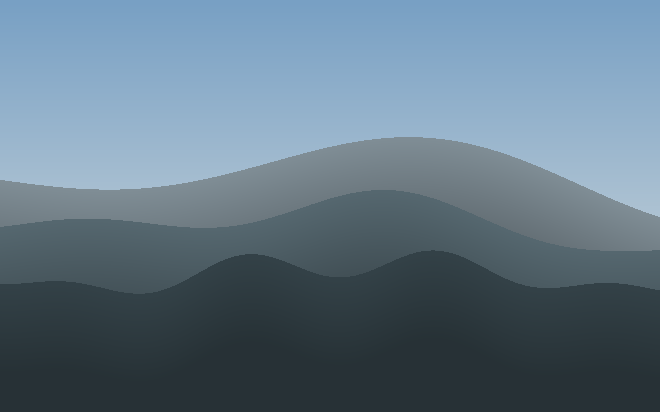
#> input picture web/app/specimen/photo-1.png, 660 x 412 px
$ python -i gallery.py   (imports and definitions only)
#> lines starting #> are read from the running program, lines starting #| are printed output that depends on the picture
#!/usr/bin/env python3
"""Photo gallery for a trip page: verify photos on Wikimedia Commons, then inject a section.

    python3 tools/gallery/gallery.py verify <trip>/gallery/gallery.json
    python3 tools/gallery/gallery.py sheet  <trip>/gallery/gallery.json /tmp/sheet.jpg   # contact sheet to eyeball
    python3 tools/gallery/gallery.py inject <trip>/gallery/gallery.json <trip>/index.html

`inject` is idempotent: it replaces everything between the gallery markers, so re-run it after
any rebuild of index.html (build_page.py trips call it at the end of the build).

The page stays self-contained: no JS, images hotlinked from Commons, every photo credited with
author and licence and linked to its Commons file page.
"""
from __future__ import annotations

import html
import json
import re
import sys
import time
import urllib.error
import urllib.parse
import urllib.request
from pathlib import Path

UA = {"User-Agent": "nks-travel-gallery/1.0 (personal trip planner)"}
API = "https://commons.wikimedia.org/w/api.php"
OK_LICENSE = re.compile(r"^(CC BY(-SA)?( [0-9.]+)?|CC0.*|Public domain.*|PD.*|CC BY-SA.*)$", re.I)
MIN_WIDTH = 1600
START, END = "<!-- gallery:start -->", "<!-- gallery:end -->"


# [18 lines left out: functions _open, _get_raw, not called in this run]


def _get(url: str) -> bytes:
    with _open(urllib.request.Request(url, headers=UA)) as r:
        return r.read()


def file_url(fn: str, width: int) -> str:
    return "https://commons.wikimedia.org/wiki/Special:FilePath/" + urllib.parse.quote(fn.replace(" ", "_")) + f"?width={width}"


def file_page(fn: str) -> str:
    return "https://commons.wikimedia.org/wiki/File:" + urllib.parse.quote(fn.replace(" ", "_"))


def load(path: str) -> dict:
    return json.loads(Path(path).read_text(encoding="utf-8"))


# [74 lines left out: functions photos, _imageinfo, verify, sheet, not called in this run]


CSS = """
<style>
#gallery{padding:50px 0;border-bottom:1px solid var(--line,#ddd)}
#gallery .gwrap{max-width:1080px;margin:0 auto;padding:0 20px}
#gallery h2{margin:0 0 6px}
#gallery .gnote{color:var(--muted,#666);margin:0 0 26px;max-width:62ch}
#gallery .gplace{margin:0 0 34px}
#gallery .gplace h3{margin:0;font-size:1.2rem;letter-spacing:-.01em}
#gallery .gplace .gdays{font-family:var(--font-mono,monospace);font-size:.7rem;letter-spacing:.06em;text-transform:uppercase;color:var(--muted,#666);margin-left:8px;white-space:nowrap}
#gallery .gplace p{margin:3px 0 12px;color:var(--muted,#666);font-size:.95rem}
#gallery .ggrid{display:grid;grid-template-columns:repeat(auto-fill,minmax(260px,1fr));gap:10px}
#gallery figure{margin:0;position:relative;overflow:hidden;border-radius:6px;background:var(--surface,#fff);border:1px solid var(--line,#ddd)}
#gallery figure a.gimg{display:block;aspect-ratio:3/2;overflow:hidden}
#gallery img{width:100%;height:100%;object-fit:cover;display:block;transition:transform .35s}
#gallery figure:hover img{transform:scale(1.03)}
#gallery figcaption{padding:7px 9px 8px;font-size:.78rem;line-height:1.35;color:var(--ink,#222)}
#gallery figcaption small{display:block;color:var(--muted,#666);font-size:.68rem;margin-top:2px}
#gallery figcaption small a{color:inherit}
@media (prefers-reduced-motion:reduce){#gallery img{transition:none}}
@media print{#gallery{break-inside:avoid}}

#glb{position:fixed;inset:0;z-index:1000;display:none;background:rgba(10,12,14,.97);color:#fff;flex-direction:column;align-items:center;justify-content:center;font-family:var(--font-body,Georgia,serif)}
#glb.open{display:flex}
#glb .gl-stage{position:relative;flex:1;width:100%;min-height:0;display:flex;align-items:center;justify-content:center;padding:44px 64px 8px;box-sizing:border-box;touch-action:pan-y}
#glb img{max-width:100%;max-height:100%;object-fit:contain;display:block;border-radius:3px;transition:opacity .2s}
#glb img.loading{opacity:.25}
#glb .gl-cap{width:100%;max-width:900px;padding:8px 20px 18px;box-sizing:border-box;text-align:center;font-size:.9rem;line-height:1.4}
#glb .gl-cap small{display:block;color:#b8c0c8;font-size:.75rem;margin-top:3px}
#glb .gl-cap a{color:#cfe3ee}
#glb button{position:absolute;background:rgba(255,255,255,.12);color:#fff;border:0;cursor:pointer;border-radius:50%;width:46px;height:46px;font-size:1.5rem;line-height:1;display:flex;align-items:center;justify-content:center}
#glb button:hover,#glb button:focus-visible{background:rgba(255,255,255,.28);outline:2px solid #fff}
#glb .gl-prev{left:10px;top:50%;margin-top:-23px}
#glb .gl-next{right:10px;top:50%;margin-top:-23px}
#glb .gl-close{right:10px;top:10px;font-size:1.3rem}
#glb .gl-fs{right:64px;top:10px;font-size:1.1rem}
#glb .gl-count{position:absolute;left:16px;top:18px;font-family:var(--font-mono,monospace);font-size:.75rem;letter-spacing:.08em;color:#b8c0c8}
@media (max-width:620px){#glb .gl-stage{padding:48px 6px 4px}#glb .gl-prev,#glb .gl-next{top:auto;bottom:86px;margin:0}#glb .gl-prev{left:12px}#glb .gl-next{right:12px}}
@media (prefers-reduced-motion:reduce){#glb img{transition:none}}
@media print{#glb{display:none!important}}
</style>
"""


LIGHTBOX_JS = r'''
<script>
(function(){
  var root=document.getElementById('gallery'); if(!root) return;
  var links=[].slice.call(root.querySelectorAll('a.gimg'));
  if(!links.length) return;
  var box=document.createElement('div');
  box.id='glb'; box.setAttribute('role','dialog'); box.setAttribute('aria-modal','true'); box.setAttribute('aria-label','Photo viewer');
  box.innerHTML='<div class="gl-count"></div><button class="gl-fs" type="button" aria-label="Full screen">&#x26F6;</button><button class="gl-close" type="button" aria-label="Close">&times;</button>'
   +'<div class="gl-stage"><button class="gl-prev" type="button" aria-label="Previous photo">&#8249;</button><img alt=""><button class="gl-next" type="button" aria-label="Next photo">&#8250;</button></div><div class="gl-cap"></div>';
  document.body.appendChild(box);
  var img=box.querySelector('img'), cap=box.querySelector('.gl-cap'), cnt=box.querySelector('.gl-count'), cur=0, opener=null;
  function esc(t){var d=document.createElement('div');d.textContent=t;return d.innerHTML}
  function show(i){
    cur=(i+links.length)%links.length; var a=links[cur];
    img.classList.add('loading'); img.onload=function(){img.classList.remove('loading')};
    img.src=a.getAttribute('data-full'); img.alt=a.getAttribute('data-cap')||'';
    cap.innerHTML=esc(a.getAttribute('data-cap')||'')+'<small>'+esc(a.getAttribute('data-place')||'')+' &middot; '+esc(a.getAttribute('data-credit')||'')+' &middot; <a href="'+a.href+'" target="_blank" rel="noopener">Commons page</a></small>';
    cnt.textContent=(cur+1)+' / '+links.length;
    [1,-1].forEach(function(d){var n=links[(cur+d+links.length)%links.length]; (new Image()).src=n.getAttribute('data-full')});
  }
  function open(i,from){opener=from; box.classList.add('open'); document.documentElement.style.overflow='hidden'; show(i); box.querySelector('.gl-close').focus()}
  function close(){
    if(document.fullscreenElement&&document.exitFullscreen) document.exitFullscreen();
    box.classList.remove('open'); document.documentElement.style.overflow=''; img.removeAttribute('src'); if(opener) opener.focus();
  }
  links.forEach(function(a,i){a.addEventListener('click',function(e){e.preventDefault(); open(i,a)})});
  box.querySelector('.gl-prev').addEventListener('click',function(){show(cur-1)});
  box.querySelector('.gl-next').addEventListener('click',function(){show(cur+1)});
  box.querySelector('.gl-close').addEventListener('click',close);
  box.querySelector('.gl-fs').addEventListener('click',function(){
    if(document.fullscreenElement){document.exitFullscreen()} else if(box.requestFullscreen){box.requestFullscreen()}
  });
  box.addEventListener('click',function(e){ if(e.target===box||e.target.classList.contains('gl-stage')||e.target===cap) close() });
  document.addEventListener('keydown',function(e){
    if(!box.classList.contains('open')) return;
    if(e.key==='Escape') close(); else if(e.key==='ArrowRight') show(cur+1); else if(e.key==='ArrowLeft') show(cur-1);
    else if(e.key==='Tab'){ var f=[].slice.call(box.querySelectorAll('button')); var i=f.indexOf(document.activeElement); e.preventDefault(); f[(i+(e.shiftKey?-1:1)+f.length)%f.length].focus() }
  });
  var x0=null;
  box.addEventListener('touchstart',function(e){x0=e.changedTouches[0].clientX},{passive:true});
  box.addEventListener('touchend',function(e){ if(x0===null) return; var dx=e.changedTouches[0].clientX-x0; x0=null; if(Math.abs(dx)>50) show(cur+(dx<0?1:-1)) },{passive:true});
})();
</script>
'''


# [25 lines left out: function render, not called in this run]


def embedded_files(src: str) -> set[str]:
    """Commons filenames already embedded in the page body (so the gallery never repeats them)."""
    out = set()
    for m in re.finditer(r'<img[^>]*?src="([^"]+)"', src):
        u = m.group(1)
        if "Special:FilePath/" in u:
            fn = urllib.parse.unquote(u.split("Special:FilePath/")[1].split("?")[0])
        elif "wikimedia.org/wikipedia/commons" in u:
            parts = urllib.parse.unquote(u.split("?")[0]).split("/")
            fn = parts[-2] if "/thumb/" in u else parts[-1]
        else:
            continue
        out.add(fn.replace("_", " "))
    return out


# [52 lines left out: functions inject, main, not called in this run]


# [2 lines not run here, left out]

>>> import cv2
>>> picture = cv2.imread('../../web/app/specimen/photo-1.png', cv2.IMREAD_GRAYSCALE)
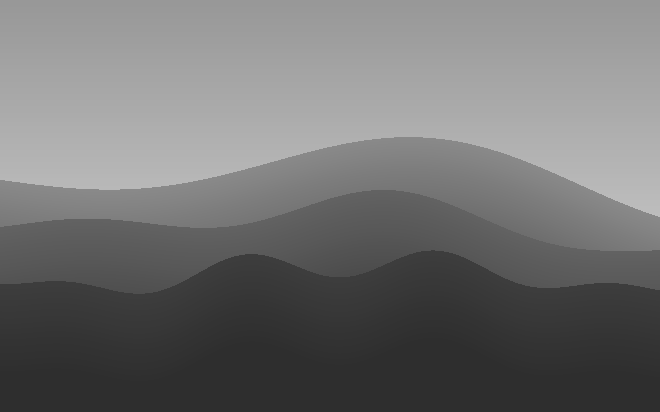
#> picture: shape (412, 660); min 46, max 189, mean 113.2
#> after the loop in embedded_files, `for m in re.finditer(r'<img[^>]*?src="([^"]+)"', src):`: out = 0 items
#> (the run stopped early here; a loop or call above may not have finished)
